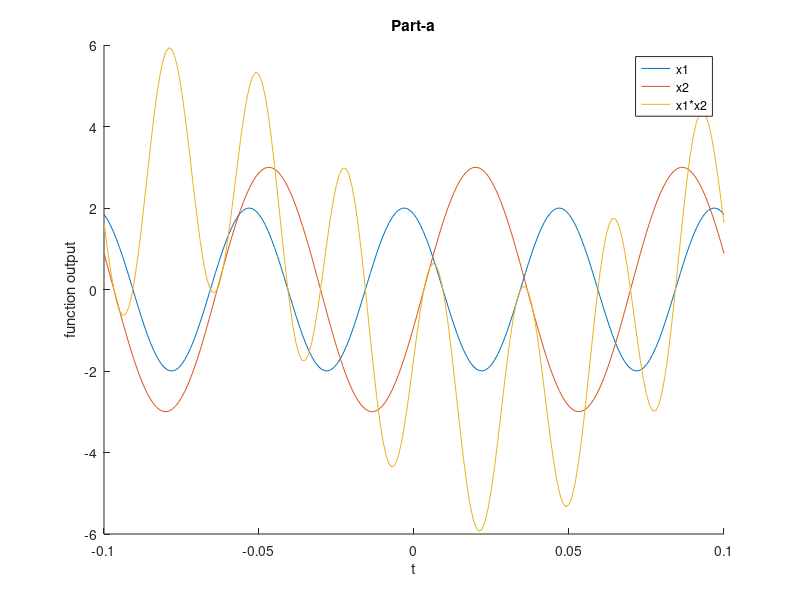
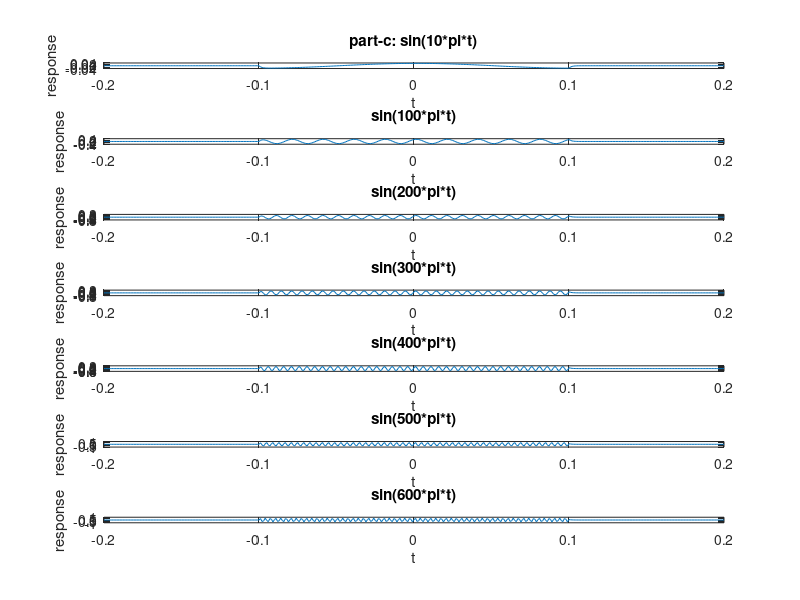
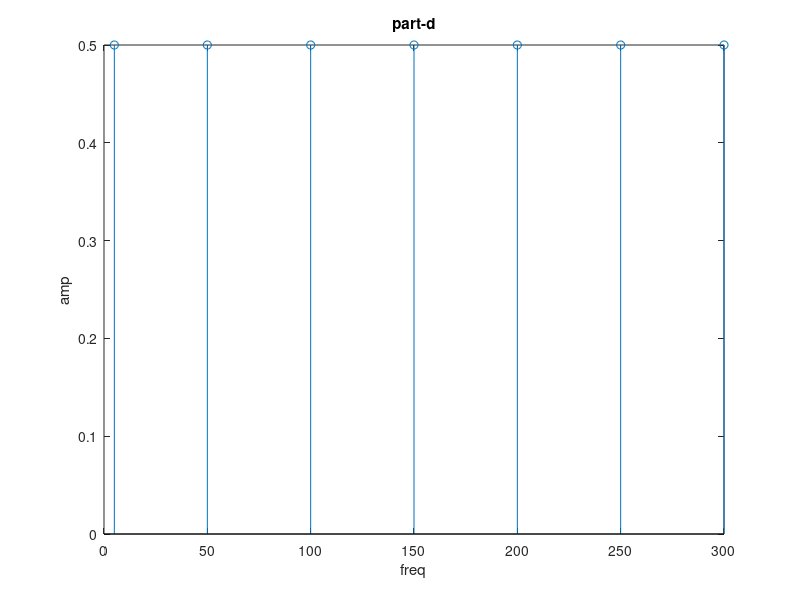
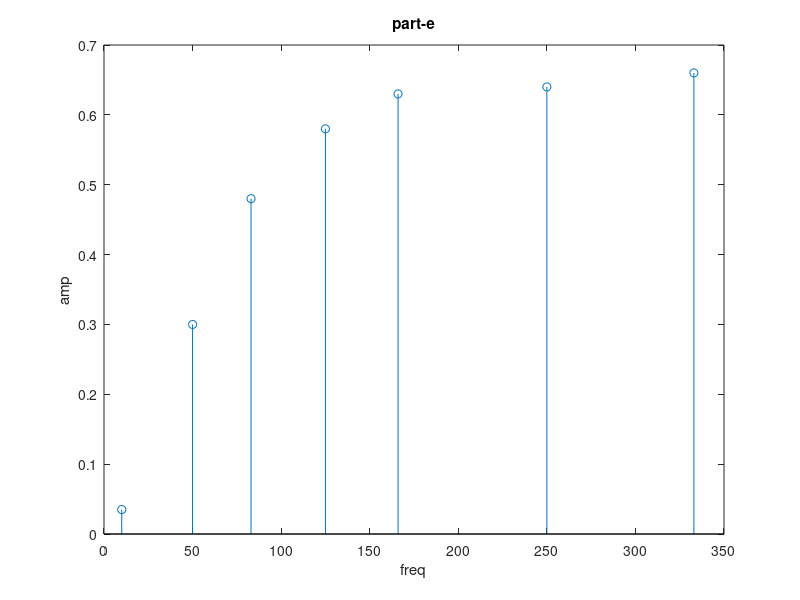

The MATLAB source for these figures, in order:
%Sean Basler Midterm Exam
close all; clear all; clc;

%%part-a
dt = 0.001;
t = -0.1:dt:0.1;

x1 = 2*cos(40*pi*t+0.4);
x2 = 3*sin(30*pi*t-0.3);
mx = x1 .* x2;

figure(1);
hold on;
plot(t,x1,t,x2,t,mx);
title('Part-a');
legend('x1','x2','x1*x2');
xlim([-0.1 0.1]);
xlabel('t')
ylabel('function output');

%%part-b and part-c
dt = 0.001;
t = -0.1:dt:0.1;
T = dt;

a = 0.0011;

xt = (t == 0) .* 1; 

yt = zeros(size(xt));

for n = 2:size(xt,2)
    yt(1,n) = (1/((a/T)+1)) * ((a/T)*(xt(n)-xt(n-1)+yt(n-1)));
end

x1 = sin(10*pi*t);
x2 = sin(100*pi*t);
x3 = sin(200*pi*t);
x4 = sin(300*pi*t);
x5 = sin(400*pi*t);
x6 = sin(500*pi*t);
x7 = sin(600*pi*t);
ty = -0.2:dt:0.2;
figure(2);

subplot(7,1,1);
plot(ty,conv(yt, x1)); 
title('part-c: sin(10*pi*t)');
xlabel('t');
ylabel('response');

subplot(7,1,2);
plot(ty,conv(yt, x2));
title('sin(100*pi*t)');
xlabel('t');
ylabel('response');

subplot(7,1,3);
plot(ty,conv(yt, x3));
title('sin(200*pi*t)');
xlabel('t');
ylabel('response');

subplot(7,1,4);
plot(ty,conv(yt, x4));
title('sin(300*pi*t)');
xlabel('t');
ylabel('response');

subplot(7,1,5);
plot(ty,conv(yt, x5));
title('sin(400*pi*t)');
xlabel('t');
ylabel('response');

subplot(7,1,6);
plot(ty,conv(yt, x6));
title('sin(500*pi*t)');
xlabel('t');
ylabel('response');

subplot(7,1,7);
plot(ty,conv(yt, x7));
title('sin(600*pi*t)');
xlabel('t');
ylabel('response');


%%part-d
freq = [ 5 50 100 150 200 250 300];
amp = [ 0.5 0.5 0.5 0.5 0.5 0.5 0.5];

figure(3);
stem(freq,amp);
title('part-d');
xlabel('freq');
ylabel('amp');

%%part-e and part-f
freq = [ 10 50 83 125 166 250 333 ];
amp = [ .035 .3 .48 .58 .63 .64 .66 ];

figure(4);
stem(freq,amp);
title('part-e');
xlabel('freq');
ylabel('amp');

